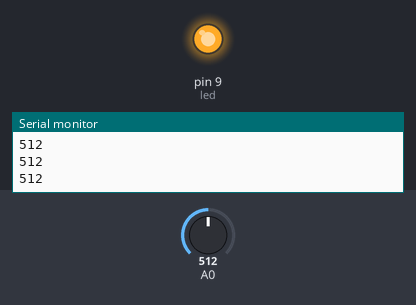
Bench run of a sketch on a simulated Arduino Uno, built with avr-gcc and run on an emulated ATmega328P. Parts: output pins drawn as LEDs (lit = HIGH), the last lines printed to the serial monitor. Inputs (shaded band) come from the test bench; at power-on: A0 = 512.

Above: at 1.3 s.
1.4 s: A0 set to 122
At 2.6 s:
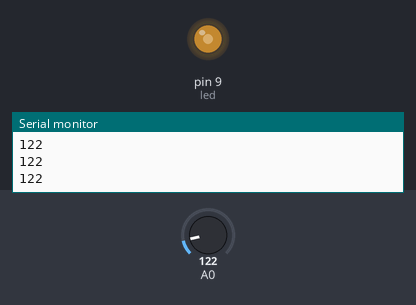
3.5 s: A0 set to 306
At 5.4 s:
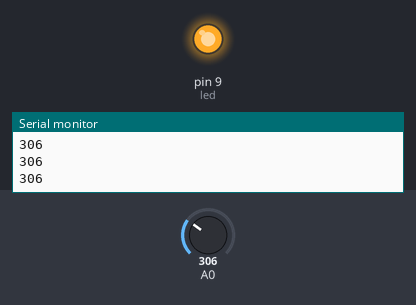
Timing chart, 0 to 6.9 s (numbered marks = the images above; inputs shaded):
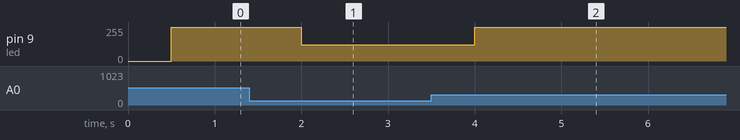

Measured:
- after the input at 1.4 s, pin 9 (led): 255/255 → 122/255 after 0.60 s
- after the input at 3.5 s, pin 9 (led): 122/255 → 255/255 after 0.50 s

The sketch:

led_BRIGHTNESS_Control.ino
```cpp
int led =9;
int brightness =0;
int fadeamount =5;
void setup()
{Serial.begin(9600);
  pinMode(led,OUTPUT);
  pinMode(A0,INPUT);

}
void loop()
{
  analogWrite(led,brightness);
  brightness =analogRead(A0);
 { Serial.println(brightness);
  delay(500);}
}
```
